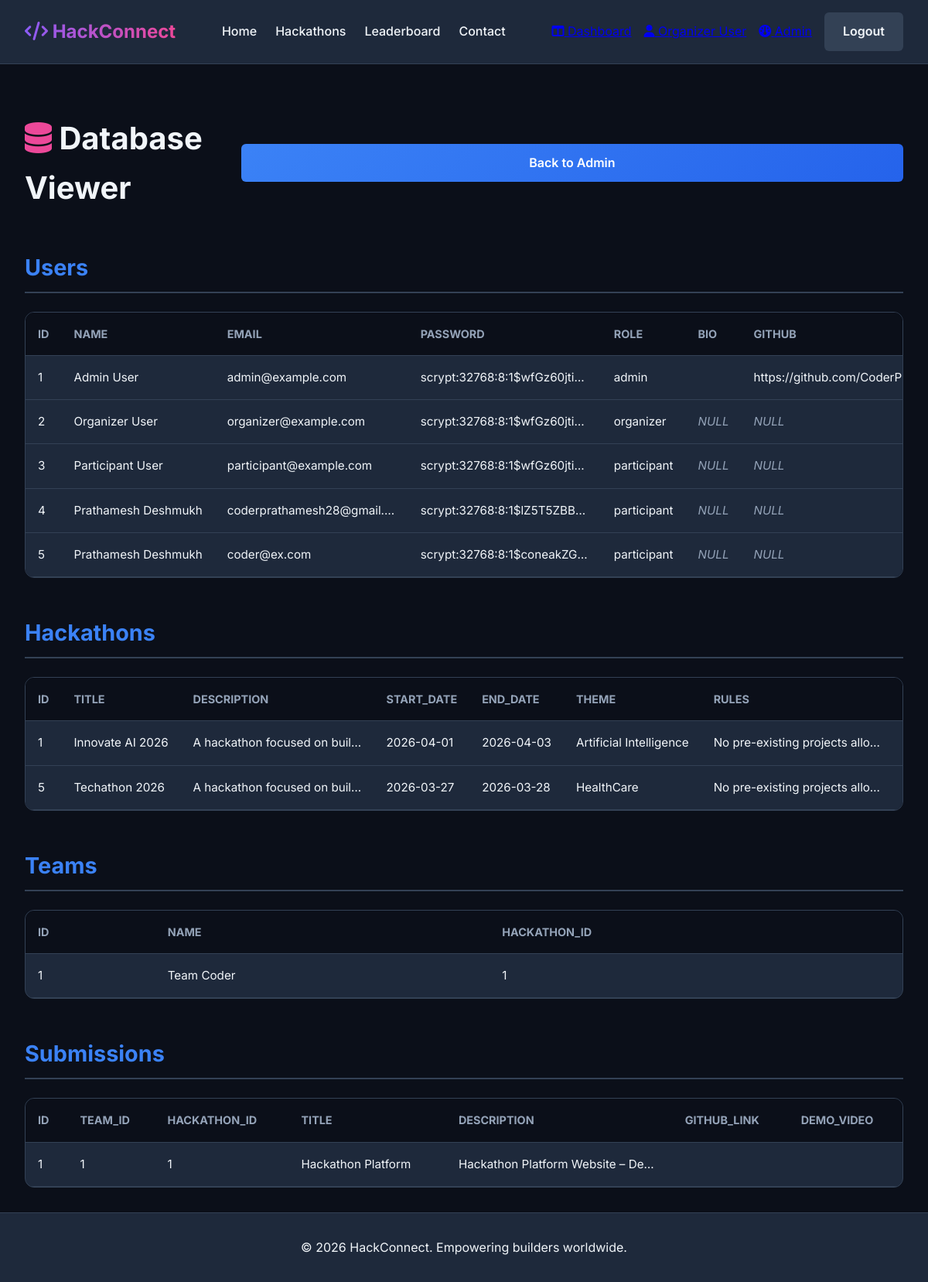
The app's page /db_view (signed in) with its own data.
### tables this page shows
CREATE TABLE users (
    id INTEGER PRIMARY KEY AUTOINCREMENT,
    name TEXT NOT NULL,
    email TEXT UNIQUE NOT NULL,
    password TEXT NOT NULL,
    role TEXT NOT NULL DEFAULT 'participant' -- 'participant', 'organizer', 'admin'
, bio TEXT, github TEXT);

CREATE TABLE hackathons (
    id INTEGER PRIMARY KEY AUTOINCREMENT,
    title TEXT NOT NULL,
    description TEXT NOT NULL,
    start_date TEXT NOT NULL,
    end_date TEXT NOT NULL,
    theme TEXT,
    rules TEXT,
    prize_info TEXT,
    status TEXT DEFAULT 'upcoming', -- 'upcoming', 'active', 'completed'
    organizer_id INTEGER NOT NULL, prizes TEXT,
    FOREIGN KEY(organizer_id) REFERENCES users(id)
);

CREATE TABLE teams (
    id INTEGER PRIMARY KEY AUTOINCREMENT,
    name TEXT NOT NULL,
    hackathon_id INTEGER NOT NULL,
    FOREIGN KEY(hackathon_id) REFERENCES hackathons(id)
);

CREATE TABLE submissions (
    id INTEGER PRIMARY KEY AUTOINCREMENT,
    team_id INTEGER NOT NULL,
    hackathon_id INTEGER NOT NULL,
    title TEXT NOT NULL,
    description TEXT NOT NULL,
    github_link TEXT,
    demo_video TEXT,
    FOREIGN KEY(team_id) REFERENCES teams(id),
    FOREIGN KEY(hackathon_id) REFERENCES hackathons(id)
);

### app.py (the view)
@app.route('/db_view')
def db_view():
    if g.user is None or g.user['role'] not in ['admin', 'organizer']:
        flash('Unauthorized access. Admins only.', 'error')
        return redirect(url_for('index'))
    conn = get_db_connection()
    tables = {
        'Users': conn.execute('SELECT * FROM users').fetchall(),
        'Hackathons': conn.execute('SELECT * FROM hackathons').fetchall(),
        'Teams': conn.execute('SELECT * FROM teams').fetchall(),
        'Submissions': conn.execute('SELECT * FROM submissions').fetchall()
    }
    conn.close()
    return render_template('db_view.html', tables=tables)

### app.py (called while the page is built)
def get_db_connection():
    conn = sqlite3.connect('database.db')
    conn.row_factory = sqlite3.Row
    return conn

@app.before_request
def load_logged_in_user():
    user_id = session.get('user_id')
    if user_id is None:
        g.user = None
    else:
        conn = get_db_connection()
        user = conn.execute('SELECT * FROM users WHERE id = ?', (user_id,)).fetchone()
        conn.close()
        if user:
            g.user = dict(user)
        else:
            g.user = None

### templates/db_view.html
{% extends "layout.html" %}
{% block content %}
<div style="margin-top: 2rem; margin-bottom: 2rem; display: flex; justify-content: space-between; align-items: center;">
    <h1 style="font-size: 2.5rem;"><i class="fa-solid fa-database" style="color: var(--gradient-end);"></i> Database Viewer</h1>
    <a href="{{ url_for('admin') }}" class="btn btn-primary">Back to Admin</a>
</div>
{% for table_name, rows in tables.items() %}
<div style="margin-top: 3rem;">
    <h2 style="font-size: 1.8rem; border-bottom: 2px solid var(--border-color); padding-bottom: 0.5rem; margin-bottom: 1.5rem; color: var(--primary-color);">{{ table_name }}</h2>
    <div style="background: var(--card-bg); border: 1px solid var(--border-color); border-radius: 12px; overflow-x: auto;">
        {% if rows %}
            <table style="width: 100%; border-collapse: collapse; text-align: left; min-width: 600px;">
                <thead style="background: var(--bg-color); border-bottom: 1px solid var(--border-color);">
                    <tr>
                        {% for key in rows[0].keys() %}
                            <th style="padding: 1rem; color: var(--text-muted); font-size: 0.9rem; text-transform: uppercase;">{{ key }}</th>
                        {% endfor %}
                    </tr>
                </thead>
                <tbody>
                    {% for row in rows %}
                        <tr style="border-bottom: 1px solid var(--border-color); transition: background-color 0.2s ease;" onmouseover="this.style.backgroundColor='var(--hover-bg)'" onmouseout="this.style.backgroundColor='transparent'">
                            {% for key in row.keys() %}
                                <td style="padding: 1rem; font-size: 0.95rem; max-width: 250px; overflow: hidden; text-overflow: ellipsis; white-space: nowrap;">
                                    {% if row[key] == None %}
                                        <span style="color: var(--text-muted); font-style: italic;">NULL</span>
                                    {% else %}
                                        {{ row[key] }}
                                    {% endif %}
                                </td>
                            {% endfor %}
                        </tr>
                    {% endfor %}
                </tbody>
            </table>
        {% else %}
            <div style="padding: 2rem; text-align: center; color: var(--text-muted);">
                <i class="fa-solid fa-folder-open" style="font-size: 2rem; margin-bottom: 1rem; display: block; opacity: 0.5;"></i>
                <p>No records found in {{ table_name }} table.</p>
            </div>
        {% endif %}
    </div>
</div>
{% endfor %}
{% endblock %}

### static/css/style.css (style rules this page uses)
:root { --bg-color: #0b0f19; --text-color: #f1f5f9; --text-muted: #94a3b8; --primary-color: #3b82f6; --secondary-color: #10b981; --card-bg: #1e293b; --border-color: #334155; --hover-bg: #2dd4bf; --gradient-start: #8b5cf6; --gradient-end: #ec4899; --input-bg: #0f172a; }
* { box-sizing: border-box; margin: 0; padding: 0; }
body { font-family: 'Inter', -apple-system, BlinkMacSystemFont, "Segoe UI", Helvetica, Arial, sans-serif; background-color: var(--bg-color); color: var(--text-color); line-height: 1.6; min-height: 100vh; display: flex; flex-direction: column; }
.btn { display: inline-block; padding: 0.75rem 1.5rem; border-radius: 6px; font-size: 1rem; font-weight: 600; cursor: pointer; text-align: center; text-decoration: none; transition: all 0.3s ease; border: none; }
.btn-primary { background: linear-gradient(135deg, var(--primary-color), #2563eb); color: white; width: 100%; }

### records on screen
users: id "1" "Admin User" "admin@example.com" "scrypt:32768:8:1$wfGz60jti…" "admin" "https://github.com/CoderPr…"
users: id "2" "Organizer User" "organizer@example.com" "scrypt:32768:8:1$wfGz60jti…" "organizer"
users: id "3" "Participant User" "participant@example.com" "scrypt:32768:8:1$wfGz60jti…" "participant"
users: id "4" "Prathamesh Deshmukh" "coderprathamesh28@gmail.…" "scrypt:32768:8:1$lZ5T5ZBB…" "participant"
users: id "5" "Prathamesh Deshmukh" "coder@ex.com" "scrypt:32768:8:1$coneakZG…" "participant"
hackathons: id "1" "Innovate AI 2026" "A hackathon focused on buil…" "2026-04-01" "2026-04-03" "Artificial Intelligence" "No pre-existing projects allo…"
hackathons: id "5" "Techathon 2026" "A hackathon focused on buil…" "2026-03-27" "2026-03-28" "HealthCare" "No pre-existing projects allo…"
teams: id "1" "Team Coder" "1"
submissions: id "1" "1" "1" "Hackathon Platform" "Hackathon Platform Website – Des…"

### other values on screen
{{ table_name }} "Users" "Hackathons" "Teams" "Submissions"
{{ key }} "ID" "NAME" "EMAIL" "PASSWORD" "ROLE" "BIO" "GITHUB" "ID" "TITLE" "DESCRIPTION" "START_DATE" "END_DATE" "THEME" "RULES" "ID" "NAME" "HACKATHON_ID" "ID" "TEAM_ID" "HACKATHON_ID" "TITLE" "DESCRIPTION" "GITHUB_LINK" "DEMO_VIDEO"
